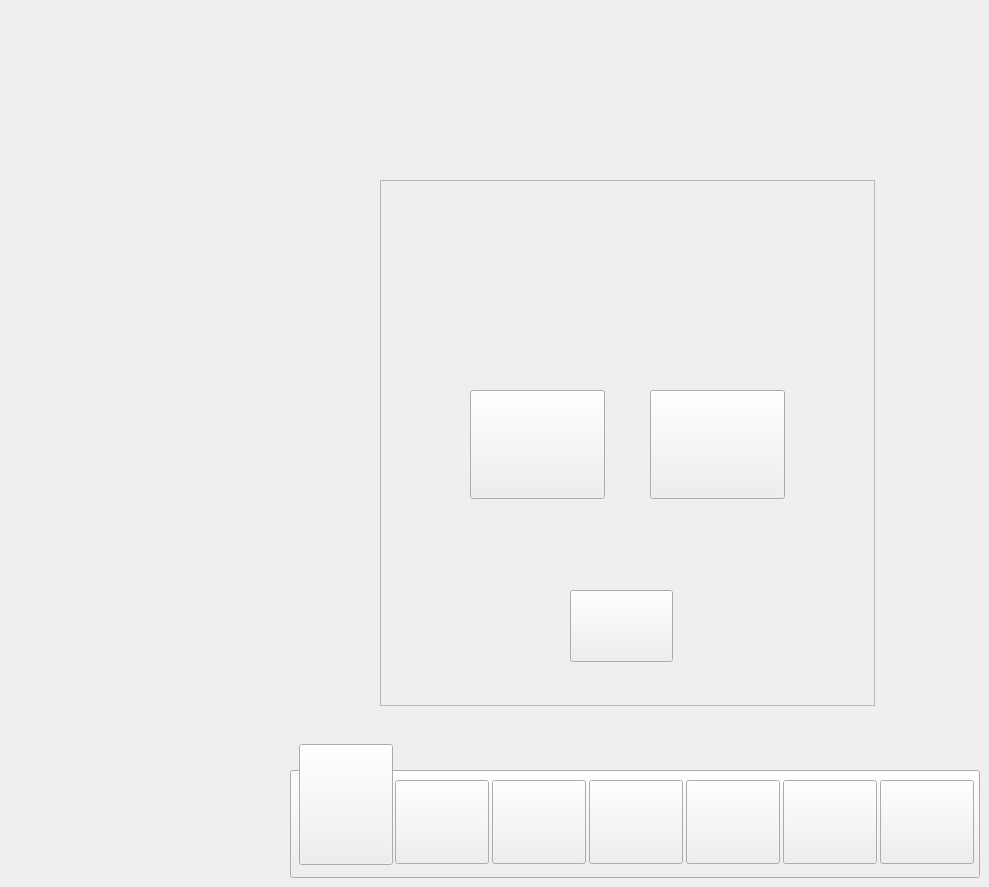
     <widget class="QWidget" name="OpticSetting02">
      <property name="styleSheet">
       <string notr="true">#OpticSetting02{

        border-image: url(:/PNG/New BG 2.jpg);
}</string>
      </property>
      <widget class="QPushButton" name="RS_OS02">
       <property name="geometry">
        <rect>
         <x>492</x>
         <y>780</y>
         <width>94</width>
         <height>84</height>
        </rect>
       </property>
       <property name="styleSheet">
        <string notr="true">border-image: url(:/PNG/Asset 9.png);</string>
       </property>
       <property name="text">
        <string/>
       </property>
      </widget>
      <widget class="QPushButton" name="SolidBG_16">
       <property name="geometry">
        <rect>
         <x>290</x>
         <y>770</y>
         <width>690</width>
         <height>108</height>
        </rect>
       </property>
       <property name="styleSheet">
        <string notr="true">border-image: url(:/PNG/Asset 2.png);</string>
       </property>
       <property name="text">
        <string/>
       </property>
      </widget>
      <widget class="QPushButton" name="DS_OS02">
       <property name="geometry">
        <rect>
         <x>395</x>
         <y>780</y>
         <width>94</width>
         <height>84</height>
        </rect>
       </property>
       <property name="styleSheet">
        <string notr="true">border-image: url(:/PNG/Asset 8.png);</string>
       </property>
       <property name="text">
        <string/>
       </property>
      </widget>
      <widget class="QPushButton" name="M_OS02">
       <property name="geometry">
        <rect>
         <x>589</x>
         <y>780</y>
         <width>94</width>
         <height>84</height>
        </rect>
       </property>
       <property name="styleSheet">
        <string notr="true">border-image: url(:/PNG/Asset 10.png);</string>
       </property>
       <property name="text">
        <string/>
       </property>
      </widget>
      <widget class="QPushButton" name="OS_OS02">
       <property name="geometry">
        <rect>
         <x>299</x>
         <y>744</y>
         <width>94</width>
         <height>121</height>
        </rect>
       </property>
       <property name="styleSheet">
        <string notr="true">border-image: url(:/PNG/Asset 15.png);</string>
       </property>
       <property name="text">
        <string/>
       </property>
      </widget>
      <widget class="QPushButton" name="NS_OS02">
       <property name="geometry">
        <rect>
         <x>686</x>
         <y>780</y>
         <width>94</width>
         <height>84</height>
        </rect>
       </property>
       <property name="styleSheet">
        <string notr="true">border-image: url(:/PNG/Asset 11.png);</string>
       </property>
       <property name="text">
        <string/>
       </property>
      </widget>
      <widget class="QPushButton" name="ES_OS02">
       <property name="geometry">
        <rect>
         <x>783</x>
         <y>780</y>
         <width>94</width>
         <height>84</height>
        </rect>
       </property>
       <property name="styleSheet">
        <string notr="true">border-image: url(:/PNG/Asset 12.png);</string>
       </property>
       <property name="text">
        <string/>
       </property>
      </widget>
      <widget class="QPushButton" name="SS_OS02">
       <property name="geometry">
        <rect>
         <x>880</x>
         <y>780</y>
         <width>94</width>
         <height>84</height>
        </rect>
       </property>
       <property name="styleSheet">
        <string notr="true">border-image: url(:/PNG/Asset 13.png);</string>
       </property>
       <property name="text">
        <string/>
       </property>
      </widget>
      <widget class="QFrame" name="frame_83">
       <property name="geometry">
        <rect>
         <x>380</x>
         <y>180</y>
         <width>495</width>
         <height>526</height>
        </rect>
       </property>
       <property name="styleSheet">
        <string notr="true">#frame_83{
border-image: url(:/PNG/Asset 21.png);

}</string>
       </property>
       <property name="frameShape">
        <enum>QFrame::Shape::StyledPanel</enum>
       </property>
       <property name="frameShadow">
        <enum>QFrame::Shadow::Raised</enum>
       </property>
       <widget class="QPushButton" name="FL2_OS">
        <property name="geometry">
         <rect>
          <x>270</x>
          <y>210</y>
          <width>135</width>
          <height>109</height>
         </rect>
        </property>
        <property name="styleSheet">
         <string notr="true">#FL2_OS{
        border-image: url(:/Image/bbbbb.png);

}</string>
        </property>
        <property name="text">
         <string/>
        </property>
       </widget>
       <widget class="QPushButton" name="Next_OS02">
        <property name="geometry">
         <rect>
          <x>190</x>
          <y>410</y>
          <width>103</width>
          <height>72</height>
         </rect>
        </property>
        <property name="styleSheet">
         <string notr="true">#Next_OS02{
border-image: url(:/PNG/Asset 20.png);
}</string>
        </property>
        <property name="text">
         <string/>
        </property>
       </widget>
       <widget class="QPushButton" name="CL_OS">
        <property name="geometry">
         <rect>
          <x>90</x>
          <y>210</y>
          <width>135</width>
          <height>109</height>
         </rect>
        </property>
        <property name="styleSheet">
         <string notr="true">#CL_OS{
border-image: url(:/PNG/Asset 11001.png);
}
</string>
        </property>
        <property name="text">
         <string/>
        </property>
       </widget>
      </widget>
      <zorder>SolidBG_16</zorder>
      <zorder>RS_OS02</zorder>
      <zorder>DS_OS02</zorder>
      <zorder>M_OS02</zorder>
      <zorder>OS_OS02</zorder>
      <zorder>NS_OS02</zorder>
      <zorder>ES_OS02</zorder>
      <zorder>SS_OS02</zorder>
      <zorder>frame_83</zorder>
     </widget>
